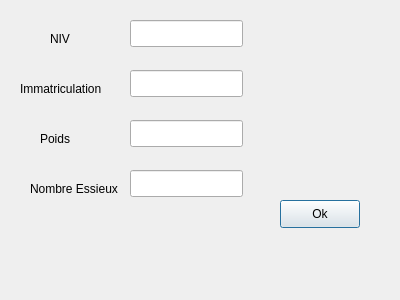
<?xml version="1.0" encoding="UTF-8"?>
<ui version="4.0">
 <class>ajouterCamionGuiClass</class>
 <widget class="QDialog" name="ajouterCamionGuiClass">
  <property name="geometry">
   <rect>
    <x>0</x>
    <y>0</y>
    <width>400</width>
    <height>300</height>
   </rect>
  </property>
  <property name="windowTitle">
   <string>ajouterCamionGui</string>
  </property>
  <widget class="QLabel" name="labelNiv">
   <property name="geometry">
    <rect>
     <x>50</x>
     <y>30</y>
     <width>53</width>
     <height>17</height>
    </rect>
   </property>
   <property name="text">
    <string>NIV</string>
   </property>
  </widget>
  <widget class="QLabel" name="labelImmatriculation">
   <property name="geometry">
    <rect>
     <x>20</x>
     <y>80</y>
     <width>101</width>
     <height>17</height>
    </rect>
   </property>
   <property name="text">
    <string>Immatriculation</string>
   </property>
  </widget>
  <widget class="QLabel" name="labelPoids">
   <property name="geometry">
    <rect>
     <x>40</x>
     <y>130</y>
     <width>53</width>
     <height>17</height>
    </rect>
   </property>
   <property name="text">
    <string>Poids</string>
   </property>
  </widget>
  <widget class="QLabel" name="labelNbEssieux">
   <property name="geometry">
    <rect>
     <x>30</x>
     <y>180</y>
     <width>92</width>
     <height>17</height>
    </rect>
   </property>
   <property name="text">
    <string>Nombre Essieux</string>
   </property>
  </widget>
  <widget class="QLineEdit" name="leNiv">
   <property name="geometry">
    <rect>
     <x>130</x>
     <y>20</y>
     <width>113</width>
     <height>27</height>
    </rect>
   </property>
  </widget>
  <widget class="QLineEdit" name="leImmatriculation">
   <property name="geometry">
    <rect>
     <x>130</x>
     <y>70</y>
     <width>113</width>
     <height>27</height>
    </rect>
   </property>
  </widget>
  <widget class="QLineEdit" name="lePoids">
   <property name="geometry">
    <rect>
     <x>130</x>
     <y>120</y>
     <width>113</width>
     <height>27</height>
    </rect>
   </property>
  </widget>
  <widget class="QLineEdit" name="leNbEssieux">
   <property name="geometry">
    <rect>
     <x>130</x>
     <y>170</y>
     <width>113</width>
     <height>27</height>
    </rect>
   </property>
  </widget>
  <widget class="QPushButton" name="pushButtonOk">
   <property name="geometry">
    <rect>
     <x>280</x>
     <y>200</y>
     <width>80</width>
     <height>28</height>
    </rect>
   </property>
   <property name="text">
    <string>Ok</string>
   </property>
  </widget>
 </widget>
 <layoutdefault spacing="6" margin="11"/>
 <resources/>
 <connections>
  <connection>
   <sender>pushButtonOk</sender>
   <signal>clicked()</signal>
   <receiver>ajouterCamionGuiClass</receiver>
   <slot>validerCamion()</slot>
   <hints>
    <hint type="sourcelabel">
     <x>319</x>
     <y>213</y>
    </hint>
    <hint type="destinationlabel">
     <x>199</x>
     <y>149</y>
    </hint>
   </hints>
  </connection>
 </connections>
 <slots>
  <slot>validerCamion()</slot>
 </slots>
</ui>
